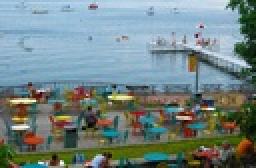
%> input picture HW3/union-terrace.jpg, 128 x 84 px, shrunk from 500 x 328 before the run (shown 2 times larger)
$ octave main.m   (GNU Octave 9; MATLAB toolbox functions it lacks are replaced by stand-ins)
%> lines starting %> are read from the running program, lines starting %| are printed output that depends on the picture
### HW3/shrnk.m
function [J] = shrnk(I, num_rows_removed, num_cols_removed)
if num_cols_removed > 0
    for i = 1:num_rows_removed
        E = imenergy(I);
        S  = horizontal_seam(E);
        I = remove_horizontal_seam(I,S);
    end
end

if num_cols_removed > 0
    I = permute(I, [2 1 3]);
    for i = 1:num_cols_removed
        E = imenergy(I);
        S  = horizontal_seam(E);
        I = remove_horizontal_seam(I,S);
    end
    I = permute(I, [2 1 3]);
end
J = I;
end

### HW3/imenergy.m
%Implement a function E = imenergy(I) (in a file called imenergy.m ) that computes the
%energy image E from an RGB image I a
function [E] = imenergy(I)
%Because I is a color image, first convert I to double using im2double,
I = im2double(I);
%and then to grayscale using rgb2gray before computing the gradient magnitude.
J = double(rgb2gray(I));
%You can use the MATLAB function Gmag = imgradient(J) to compute the gradient magnitude matrix
%(of type double) of a grayscale image J.
[Gmag, Gdir] = imgradient(J);
E = Gmag;
end

### HW3/horizontal_seam.m
%Implement a function S = horizontal_seam(I) that takes an image and finds the (one)
%optimal horizontal seam, returning a vector of length equal to the number of columns in I
%such that each entry in vector S is an integer-valued row number indicating which pixel in
%that column should be removed.
function [S] = horizontal_seam(I)
[rows, cols] = size(I);

%create a hashMap with same size as input I
%an entry in hashMap represents the minimum total cost to reach that spot
hashMap = zeros(rows, cols);
%initialize the first column of the hashMap since we start from the first column
hashMap(:, 1) = I(:, 1);

for j = 2:cols
    %special case: first row
    hashMap(1, j) = min(hashMap(1:2, j-1)) + I(1, j);
    %special case: last row
    hashMap(rows, j) = min(hashMap(rows-1:rows, j-1)) + I(rows, j);
    for i = 2:(rows-1)
        hashMap(i, j) = min(hashMap(i-1:i+1, j-1)) + I(i, j);
    end
end

%b2 = imagesc(hashMap);
%saveas(b2, 'zhu.2b.jpg');

%find the index of the minimum value in the last column
%assign that index in the last spot of the return variable S
[magitude, rowIndex] = min(hashMap(:, cols));
S(cols) = rowIndex;

for j=1:cols-1
    %special case: first row
    if rowIndex == 1
        [magitude, i] = min(hashMap(rowIndex:rowIndex+1, cols-j));
        rowIndex = rowIndex + i - 1;
    %special case: last row
    elseif rowIndex == rows
        [magitude, i] = min(hashMap(rowIndex-1:rowIndex, cols-j));
        rowIndex = uint8(rowIndex + i - 2);
    else
        [magitude, i] = min(hashMap(rowIndex-1:rowIndex+1, cols-j));
        rowIndex = uint8(rowIndex + i - 2);
    end
    %assign value to S from end to the front (back track)
    S(cols-j) = rowIndex;
end


end

### HW3/remove_horizontal_seam.m
function J = remove_horizontal_seam(I, S)
[rows, cols, height] = size(I);
J = zeros(rows-1, cols, 3);
for j=1:cols
    bound = S(j);
    bound2 = bound +1;
    bound3 = bound -1;
    J(1:bound3, j, :) = I(1:bound3, j, :);
    J(bound:rows-1, j, :) = I(bound2:rows, j, :);
end


% [10 lines of commented-out code are left out]

### HW3/main.m
clc;close all; clear;
%Write a main.m script file that reads a given color image file into MATLAB using imread
J = imread('union-terrace.jpg');
%> J is the input picture: size 84x128x3 uint8; mean R, G, B 114.8, 132.4, 131.5
%converts it to double so that pixels have values in therange [0..1],
J = im2double(J);
%> J: size 84x128x3 double
%calls functions to implement seam carving,
a = shrnk(J, 0, 100);
%> the loop in shrnk, `for i = 1:num_cols_removed` made 100 passes
%> pass 1, in imenergy, `[Gmag, Gdir] = imgradient(J);`:
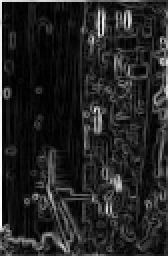
%> Gmag: size 128x84 double (shown 2 times larger); min 0.00119, max 3.36, mean 0.482; drawn with min black and max white
%> pass 1, in imenergy, `[Gmag, Gdir] = imgradient(J);`:
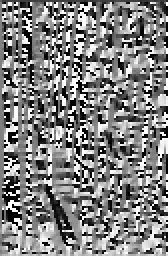
%> Gdir: size 128x84 double (shown 2 times larger); min -180, max 180, mean 3.3; drawn with min black and max white
%> pass 1, in shrnk, `I = remove_horizontal_seam(I,S);`:
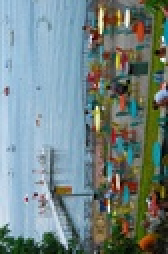
%> I: size 127x84x3 double (shown 2 times larger); mean R, G, B 0.451, 0.519, 0.516
b = shrnk(J, 100, 0);
c = shrnk(J, 100, 100);
%> the loop in shrnk (call 3), `for i = 1:num_rows_removed` made 84 passes
%> pass 1, in imenergy (call 61), `J = double(rgb2gray(I));`:
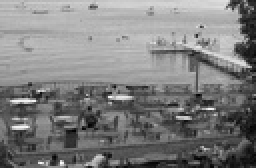
%> J: size 84x128 double (shown 2 times larger); min 0.00505, max 0.993, mean 0.498; mean of the top-left, top-right, bottom-left and bottom-right quarters 0.678, 0.607, 0.383, 0.324
%> pass 1, in imenergy (call 61), `[Gmag, Gdir] = imgradient(J);`:
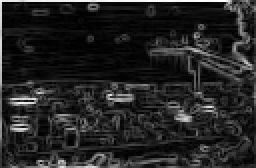
%> Gmag: size 84x128 double (shown 2 times larger); min 0.00119, max 3.36, mean 0.482; mean of the top-left, top-right, bottom-left and bottom-right quarters 0.282, 0.477, 0.645, 0.525; drawn with min black and max white
%> pass 1, in imenergy (call 61), `[Gmag, Gdir] = imgradient(J);`:
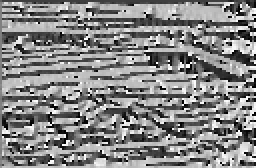
%> Gdir: size 84x128 double (shown 2 times larger); min -179.9, max 180, mean 10; drawn with min black and max white
%> pass 1, in shrnk (call 3), `I = remove_horizontal_seam(I,S);`:
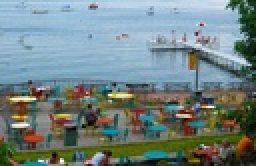
%> I: size 83x128x3 double (shown 2 times larger); mean R, G, B 0.449, 0.517, 0.513
%> the run ends on the next line

$ run again, with HW3/zhu.4a.jpg copied over HW3/union-terrace.jpg
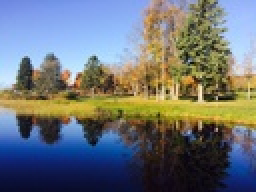
%> input picture HW3/zhu.4a.jpg, 128 x 96 px, shrunk from 1280 x 960 before the run (shown 2 times larger)
%> J is the input picture: size 96x128x3 uint8; mean R, G, B 108.6, 114.1, 118.7
%> the loop in shrnk, `for i = 1:num_cols_removed` made 100 passes
%> the loop in shrnk (call 3), `for i = 1:num_rows_removed` made 96 passes
%> pass 1, in imenergy (call 61), `[Gmag, Gdir] = imgradient(J);`:
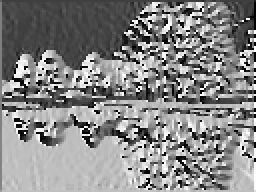
%> Gdir: size 96x128 double (shown 2 times larger); min -180, max 180, mean 9.9; drawn with min black and max white
%> pass 1, in shrnk (call 3), `I = remove_horizontal_seam(I,S);`:
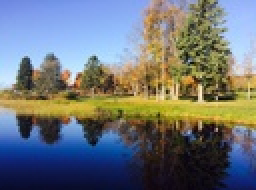
%> I: size 95x128x3 double (shown 2 times larger); mean R, G, B 0.43, 0.452, 0.468
